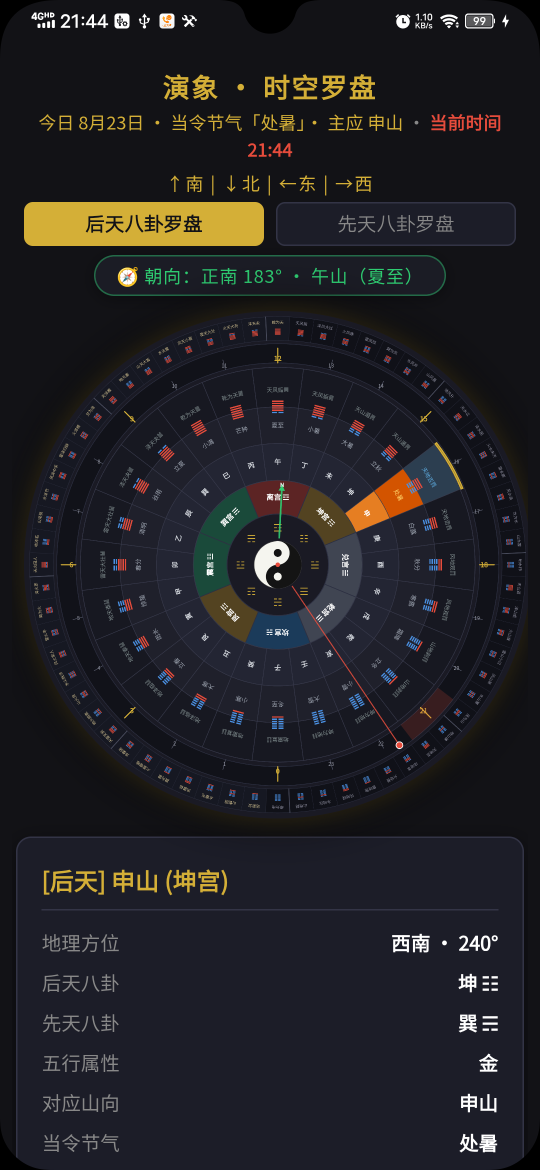
#> input picture tiandi_luopan/screen.png, 1080 x 2340 px (shown at 1/2 size)
$ python screenshot_guard.py ../../tiandi_luopan/screen.png --dir ../../tiandi_luopan
#> lines starting #> are read from the running program, lines starting #| are printed output that depends on the picture
#!/usr/bin/env python3
# -*- coding: utf-8 -*-
"""截图内容体检：识别白屏 / 未渲染的空白帧，避免无效截图被当成成功产物。

为什么需要：
  `xcrun simctl launch` 是异步的，返回时 App 往往还在冷启动；`simctl io screenshot`
  会老老实实把当前帧存下来 —— 此时可能是 LaunchScreen（白底）、空白 window 或
  尚未提交第一帧的纯色缓冲。旧脚本只判断命令退出码，于是白屏被计入「✓ Captured」，
  再被 convert_to_1600x1200 用左上角白色像素铺满整张 marketing 图，CI 全绿。

用法：
  python3 screenshot_guard.py FILE [FILE ...]   # 任一为白屏则退出码 1
  python3 screenshot_guard.py --dir DIR --expect N
  python3 screenshot_guard.py --print-metrics FILE

本模块同时被 capture_ipad_screenshots.py 直接 import。
"""

import argparse
import os
import sys

from PIL import Image

# 近白像素占比超过该值 → 判定为 LaunchScreen / 白屏。
WHITE_RATIO_LIMIT = 0.90
# 亮度标准差低于该值 → 画面几乎是单色（未渲染的纯黑/纯白缓冲）。
# 取 2.0 而非更大：罗盘/AR 页本身是深色主题，阈值太高会把合法暗色界面误判成白屏。
LUM_STD_LIMIT = 2.0
# 量化后的不同颜色数低于该值 → 单色缓冲。
COLOR_BUCKETS_LIMIT = 3
# 缩略图边长，降采样后再统计，避免 2048x2732 逐像素开销。
THUMB_SIDE = 96


def analyze(path):
    """返回 (is_blank: bool, metrics: dict)。"""
    with Image.open(path) as src:
        original_size = src.size
        thumb = src.convert("RGB").resize(
            (THUMB_SIDE, THUMB_SIDE), Image.Resampling.BILINEAR
        )
        pixels = list(thumb.getdata())

    count = float(len(pixels))
    near_white = sum(1 for r, g, b in pixels if r >= 245 and g >= 245 and b >= 245)
    luminances = [0.2126 * r + 0.7152 * g + 0.0722 * b for r, g, b in pixels]
    mean = sum(luminances) / count
    variance = sum((v - mean) ** 2 for v in luminances) / count
    std = variance ** 0.5
    buckets = {(r // 16, g // 16, b // 16) for r, g, b in pixels}

    metrics = {
        "white_ratio": round(near_white / count, 4),
        "lum_std": round(std, 2),
        "color_buckets": len(buckets),
        "size": "%dx%d" % original_size,
    }
    blank = (
        near_white / count >= WHITE_RATIO_LIMIT
        or std < LUM_STD_LIMIT
        or len(buckets) <= COLOR_BUCKETS_LIMIT
    )
    return blank, metrics


def _format(path, blank, metrics):
    return "%s %s white=%.3f std=%.2f colors=%d %s" % (
        "BLANK" if blank else "OK   ",
        path,
        metrics["white_ratio"],
        metrics["lum_std"],
        metrics["color_buckets"],
        metrics["size"],
    )


def main():
    parser = argparse.ArgumentParser(description="Detect blank/white simulator screenshots")
    parser.add_argument("files", nargs="*", help="PNG files to inspect")
    parser.add_argument("--dir", help="Recursively inspect every *.png under this directory")
    parser.add_argument("--expect", type=int, default=0,
                        help="Require exactly N PNG files (0 = no count check)")
    parser.add_argument("--print-metrics", action="store_true",
                        help="Always print metrics; default prints only when blank")
    parser.add_argument("--quiet", action="store_true",
                        help="Do not emit ::error:: annotations (used inside retry loops, "
                             "where an intermediate blank frame is expected)")
    args = parser.parse_args()

    files = list(args.files)
    if args.dir:
        for root, _dirs, names in os.walk(args.dir):
            for name in sorted(names):
                if name.lower().endswith(".png"):
                    files.append(os.path.join(root, name))
    files = sorted(set(files))

    def annotate(text):
        if not args.quiet:
            print(text)

    if not files:
        annotate("::error::screenshot_guard: no PNG files to inspect")
        return 1
    if args.expect and len(files) != args.expect:
        annotate("::error::screenshot_guard: expected %d PNGs, found %d"
                 % (args.expect, len(files)))
        return 1

    blank_files = []
    for path in files:
        try:
            blank, metrics = analyze(path)
#> in analyze, src is the input picture: PIL image 1080x2340 RGBA; mean R, G, B, A 33.8, 33, 36.6, 255
#> in analyze, `thumb = src.convert("RGB").resize( (THUMB_SIDE, THUMB_SIDE), Image.Res..`:
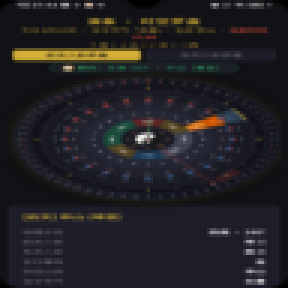
#> thumb: PIL image 96x96 RGB (shown 3 times larger); mean R, G, B 33.8, 33, 36.6
#> in analyze, `pixels = list(thumb.getdata())`: pixels = 9216 items, first 6: (0, 0, 0), (0, 0, 0), (1, 1, 1), (5, 5, 5), (9, 9, 11), (18, 18, 21)
#> in analyze, `count = float(len(pixels))`: count = 9216
#> in analyze, `near_white = sum(1 for r, g, b in pixels if r >= 245 and g >= 245 and ..`: near_white = 0
#> in analyze, `luminances = [0.2126 * r + 0.7152 * g + 0.0722 * b for r, g, b in pixe..`: luminances = 9216 values, max 243.6 at index 4462, min 0 at index 0, mean 33.45
#> in analyze, `mean = sum(luminances) / count`: mean = 33.45
#> in analyze, `variance = sum((v - mean) ** 2 for v in luminances) / count`: variance = 557.1
#> in analyze, `std = variance ** 0.5`: std = 23.6
#> in analyze, `buckets = {(r // 16, g // 16, b // 16) for r, g, b in pixels}`: buckets = 157 items
#> in analyze, `metrics = { "white_ratio": round(near_white / count, 4), "lum_std": ro..`: metrics = {'white_ratio': 0, 'lum_std': 23.6, 'color_buckets': 157, 'size': '1080x2340'}
#> in analyze, `blank = ( near_white / count >= WHITE_RATIO_LIMIT or std < LUM_STD_LIM..`: blank = False
#> blank = False
        except Exception as exc:  # noqa: BLE001 - one bad file must not hide the rest
            annotate("::error::screenshot_guard: cannot read %s: %s" % (path, exc))
            blank_files.append(path)
            continue
        if blank:
            blank_files.append(path)
            annotate("::error::blank screenshot: " + _format(path, blank, metrics))
            if args.quiet:
                print(_format(path, blank, metrics))
        elif args.print_metrics:
            print(_format(path, blank, metrics))

    if blank_files:
        print("screenshot_guard: %d/%d blank" % (len(blank_files), len(files)))
        return 1
    print("screenshot_guard: %d/%d screenshots contain rendered content"
          % (len(files), len(files)))
    return 0


if __name__ == "__main__":
    sys.exit(main())
#> (the program exits here)
